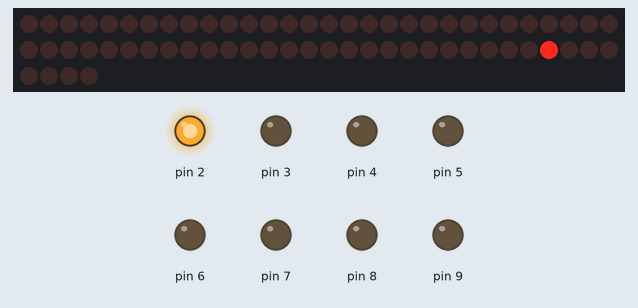
Recording of a sketch running on a simulated Arduino Uno, built with avr-gcc and run on an emulated ATmega328P. Parts: 64 shift-register outputs drawn as a row of LEDs (first output left, lit = HIGH), output pins drawn as LEDs (lit = HIGH). Wiring (inferred from the names in the program): 8 × shift register (74HC595): data pin 11; shift clock pin 13; latch pin 10. Wiring (inferred from the signals the program sends): row of LEDs: on Q0, Q1, Q2, Q3, Q4, Q5, Q6, Q7, Q8, Q9, Q10, Q11, Q12, Q13, Q14, Q15, Q16, Q17, Q18, Q19, Q20, Q21, Q22, Q23, Q24, Q25, Q26, Q27, Q28, Q29, Q30, Q31, Q32, Q33, Q34, Q35, Q36, Q37, Q38, Q39, Q40, Q41, Q42, Q43, Q44, Q45, Q46, Q47, Q48, Q49, Q50, Q51, Q52, Q53, Q54, Q55, Q56, Q57, Q58, Q59, Q60, Q61, Q62, Q63. Pins used as bus, display or sensor lines are not drawn.

Above: at 0.01 s.
At 4.88 s:
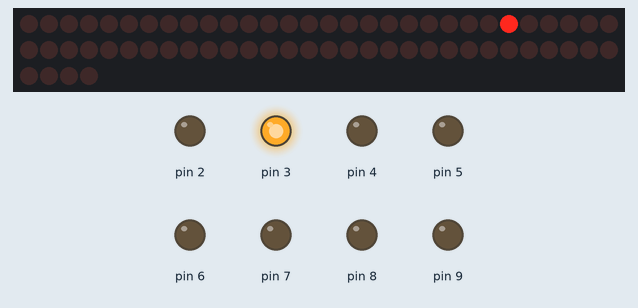
At 9.91 s:
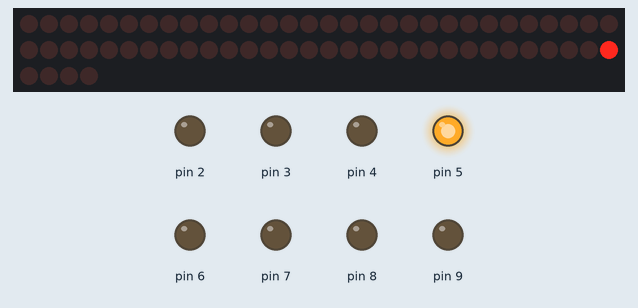
At 19.97 s:
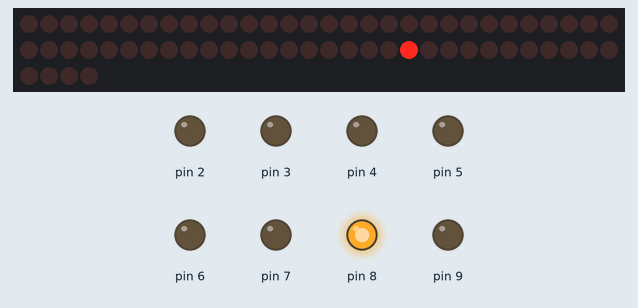
At 29.88 s:
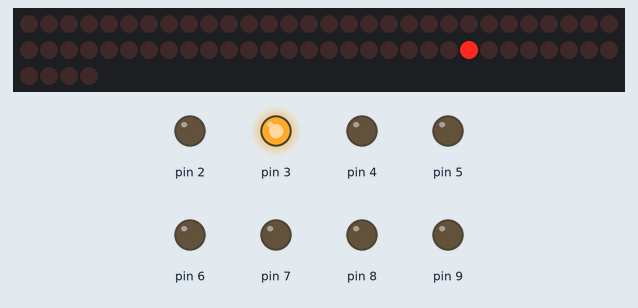
At 39.94 s:
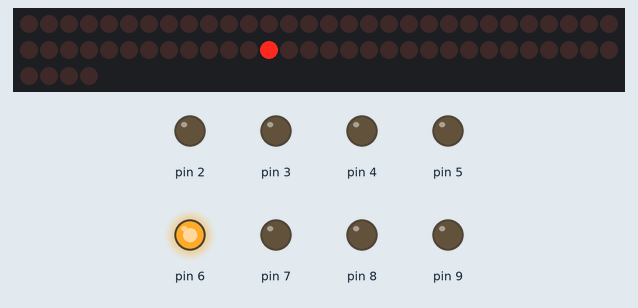
Timing chart, 0 to 40.0 s (numbered marks = the images above):
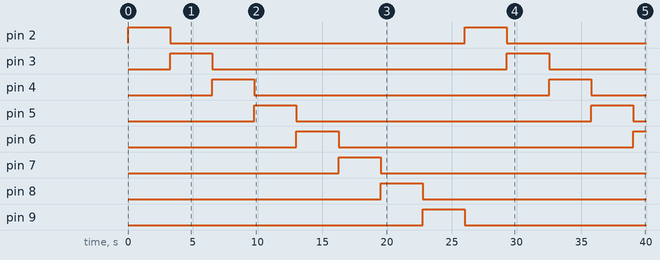

The sketch:

cubo_v1.ino
```cpp
    //Test an 8x8x8 LED cube

    int dataPin = 11;
    int latchPin = 10;
    int clockPin = 13;


    byte pinVals[8];
     int zLayer = 0;
     int xc = 0;
     int yc = 0;

    void setup(){
        //layer pins
      for(int i = 2; i < 10; i++)
      {
        pinMode(i, OUTPUT);
        digitalWrite(i, LOW);
      }

      pinMode(latchPin, OUTPUT);
      pinMode(clockPin, OUTPUT);
      pinMode(dataPin, OUTPUT);

      digitalWrite(latchPin,LOW);
      digitalWrite(dataPin,LOW);
      digitalWrite(clockPin,LOW);

      bitSet(pinVals[0], 0);
      digitalWrite(zLayer + 2, HIGH);
    }

    void loop(){
      digitalWrite(latchPin, LOW);
      for(int i = 0; i < 8; i++){
       shiftOut(dataPin, clockPin, MSBFIRST, pinVals[i]);
      }
      digitalWrite(latchPin, HIGH);

      //Increase for slower effect
      delay(50);

      //Set the display bits
      bitClear(pinVals[yc], xc);
      xc++;
      if(xc == 8){
        xc = 0;
        yc++;
        if(yc == 8){
          yc = 0;
          //next z layer
            digitalWrite(zLayer + 2, LOW);
            zLayer++;
            if(zLayer >= 8){
              zLayer = 0;
            }
            digitalWrite(zLayer + 2, HIGH);
        }
      }
      bitSet(pinVals[yc], xc);
    }
```

Measured:
- by itself, pin 2: HIGH → LOW at 3.3 s, → HIGH 22.8 s later, → LOW 3.3 s later
- by itself, pin 3–5: alternates HIGH for 3.3 s and LOW for 22.8 s
- by itself, pin 6: LOW → HIGH at 13.0 s, → LOW 3.3 s later, → HIGH 22.8 s later
- by itself, pin 7: LOW → HIGH at 16.3 s, → LOW 3.3 s later
- by itself, pin 8: LOW → HIGH at 19.5 s, → LOW 3.3 s later
- by itself, pin 9: LOW → HIGH at 22.8 s, → LOW 3.3 s later
